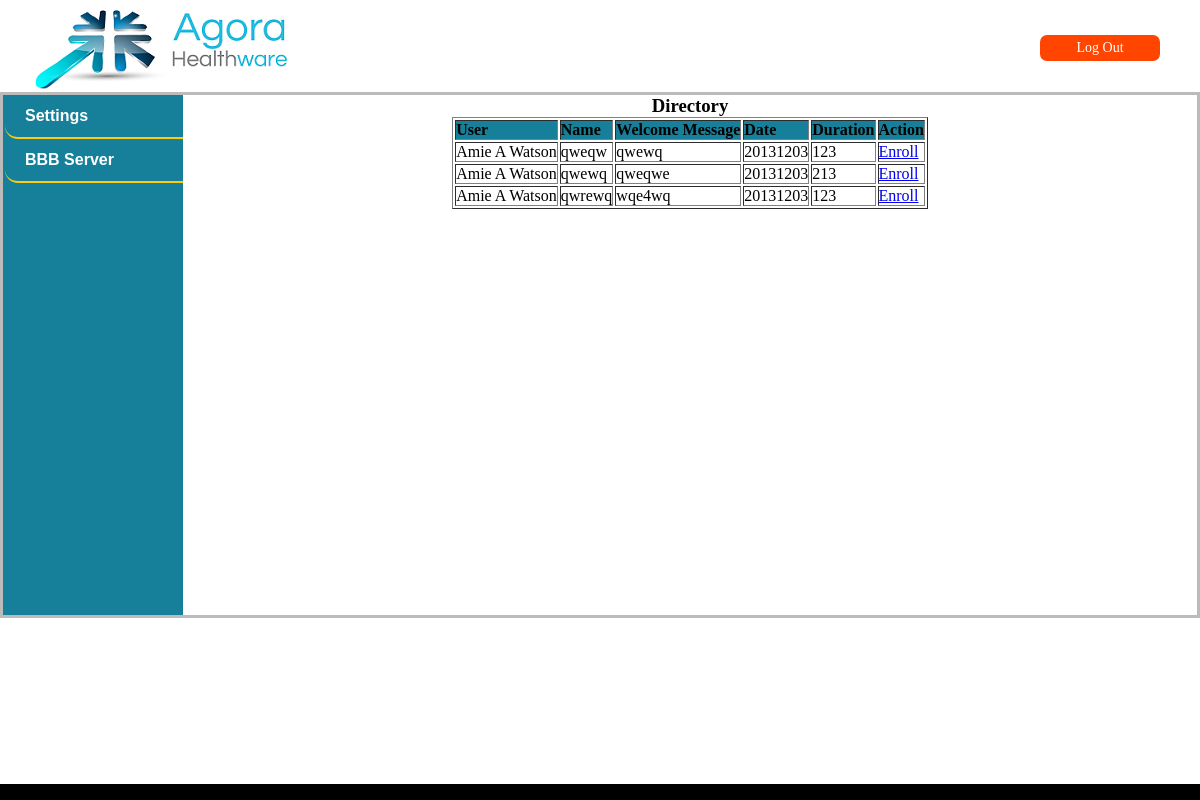
The page /join_requests.php (signed in) on the database as committed earlier.
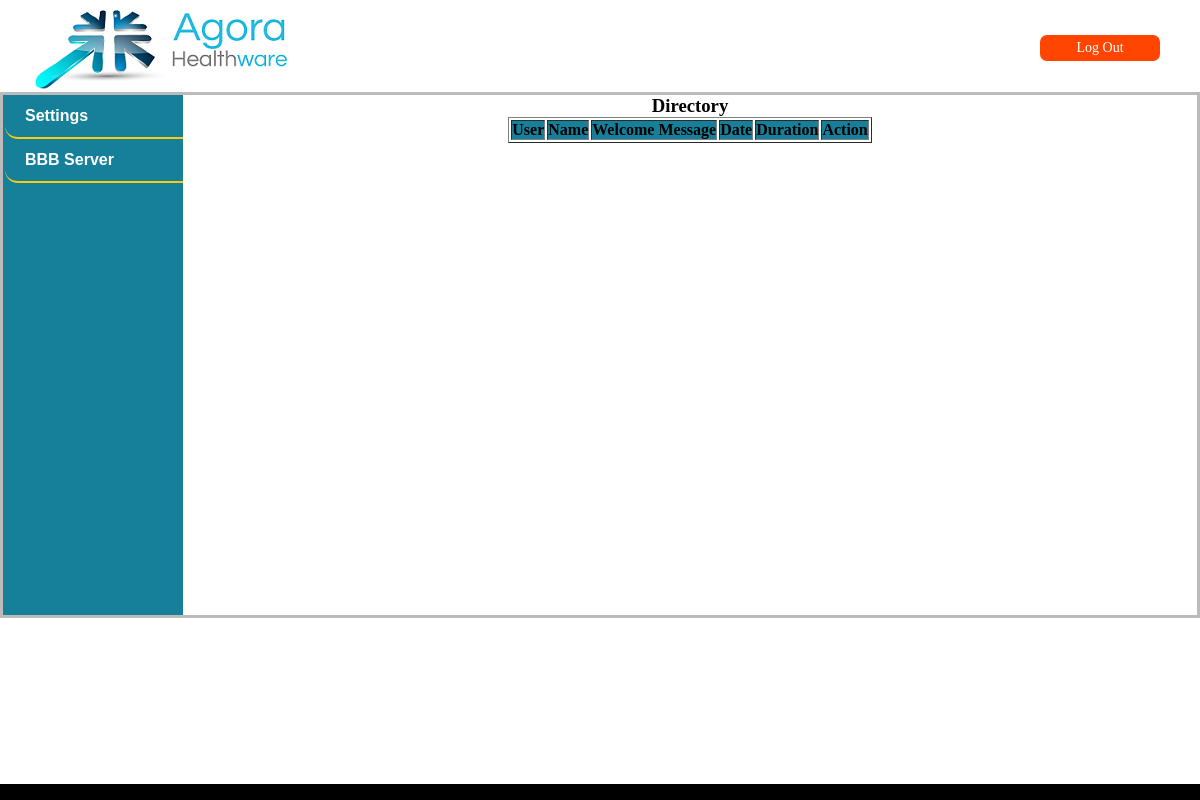
The same page on the database as committed later.
### tables this page shows
CREATE TABLE `meetings` (
  `id` int(11) NOT NULL AUTO_INCREMENT,
  `server_id` int(11) DEFAULT NULL,
  `owner_id` int(11) DEFAULT NULL,
  `owner_type` varchar(255) DEFAULT NULL,
  `meetingid` varchar(255) DEFAULT NULL,
  `name` varchar(255) DEFAULT NULL,
  `attendee_password` varchar(255) DEFAULT NULL,
  `moderator_password` varchar(255) DEFAULT NULL,
  `welcome_msg` varchar(255) DEFAULT NULL,
  `logout_url` varchar(255) DEFAULT NULL,
  `voice_bridge` varchar(255) DEFAULT NULL,
  `dial_number` varchar(255) DEFAULT NULL,
  `max_participants` int(11) DEFAULT NULL,
  `private` tinyint(1) DEFAULT '0',
  `created_at` datetime DEFAULT NULL,
  `updated_at` datetime DEFAULT NULL,
  `external` tinyint(1) DEFAULT '0',
  `param` varchar(255) DEFAULT NULL,
  `record` varchar(10) DEFAULT NULL,
  `duration` int(11) DEFAULT '0',
  `meeting_date` int(8) DEFAULT NULL,
  `speaker` varchar(255) DEFAULT NULL,
  `topic` varchar(255) DEFAULT NULL,
  `status` varchar(50) DEFAULT NULL,
  `meeting_time` varchar(10) DEFAULT NULL,
  `slide` varchar(255) DEFAULT NULL,
  PRIMARY KEY (`id`),
  UNIQUE KEY `index_bigbluebutton_rooms_on_meetingid` (`meetingid`),
  UNIQUE KEY `index_bigbluebutton_rooms_on_voice_bridge` (`voice_bridge`),
  KEY `index_bigbluebutton_rooms_on_server_id` (`server_id`)
);

CREATE TABLE `users` (
  `id` int(11) NOT NULL AUTO_INCREMENT,
  `login` varchar(255) DEFAULT NULL,
  `email` varchar(255) DEFAULT NULL,
  `password` varchar(40) DEFAULT NULL,
  `full_name` varchar(255) DEFAULT NULL,
  `user_type` varchar(255) DEFAULT NULL,
  PRIMARY KEY (`id`)
);

### classes/DBAccess.php (called while the page is built, shortened)
<?php
    class DBAccess{
        public function getJoinRequests($owner_id){
            $sql="select a.*,b.full_name from meetings a,users b where a.status='active' and a.owner_id=b.id and owner_id<>".$owner_id;
            $sql=$sql." and a.id not in (select meeting_id from invitations where user_id=".$owner_id.")";
            return(mysql_query($sql));
        }
    }
?>

### join_requests.php (the view, shortened to what this page needs)
<?php
    require_once('classes/DBAccess.php');
    $dbAccess= new DBAccess();
    $result=$dbAccess->getJoinRequests($_SESSION['owner_id']);
?>
<!doctype html>
<html lang="en">
    <head>
        <link rel="stylesheet" type="text/css" href="css/Style.css"/>
        <link rel="stylesheet" href="http://code.jquery.com/ui/1.9.1/themes/base/jquery-ui.css" />
        <link rel="stylesheet" type="text/css" href="css/jquery.alerts.css" media="screen" />
        <link rel="stylesheet" type="text/css" href="css/rhd.css"/>
    </head>
    <body onLoad="changeHashOnLoad();" >
        <?php include_once 'assets/main/HeaderNew.php'; ?>
        <?php include_once 'assets/main/LeftSideNew.php'; ?>
        <div id="rightform">
            <h3 style="text-align: center;">Directory</h3>
            <table align="center" class="rightform" border="1">
            <tr><th>User</th><th>Name</th><th>Welcome Message</th><th>Date</th><th>Duration</th><th>Action</th></tr>
            <?php
                while($row=mysql_fetch_array($result)){
                    echo "<tr>";
                    echo "<td>".$row['full_name']."</td>";
                    echo "<td>".$row['name']."</td>";
                    echo "<td>".$row['welcome_msg']."</td>";
                    echo "<td>".$row['meeting_date']."</td>";
                    echo "<td>".$row['duration']."</td>";
                        echo "<td><a href='enroll.php?meeting_id=".$row['id']."'>Enroll</a></td>";
                    echo "</tr>";
                }
            ?>
            </table>
        </div>
        <?php include_once 'assets/main/FooterNew.php'; ?>
    </body>
    </html>

### assets/main/HeaderNew.php (shortened to what this page needs)
<div id="topdiv">
<div id="Container">
<div id="top">
    <div id="logo"></div>
    <div id="logout">
        <form method="GET" action="logout.php?logout=1">
            <input type="submit" class="Btn" value="Log Out" />
        </form>
    </div>
</div>
</div>
</div>

### assets/main/LeftSideNew.php (shortened to what this page needs)
<div id="content">
<div id="leftside">
<div class="menue" onmouseover="this.className">
<?php if($_SESSION['user_type'] == "admin") { ?>
    <div class="leftmenu"><div class="tt"> <a href="settings.php" id="repRfq">Settings</a> </div></div>
<?php } ?>
<?php if($_SESSION['user_type'] == "admin") { ?>
<div class="leftmenu"><div class="tt"> <a href="server.php" id="repRfq">BBB Server</a> </div></div>
<?php } ?>
</div>
</div>

### assets/main/FooterNew.php
<div id="bottomdiv">
</div>

### css/Style.css (style rules this page uses)
* { margin: 0px; padding: 0px; }
#top { height: 82px; margin-top: 10px; }
#logo { background-image: url('../images/Logo_1.png'); height:83px; width: 309px; margin-left: 35px; float: left; background-repeat:no-repeat; }
#logout { float: right; padding-right: 40px; padding-top: 25px; }
.Btn { border-radius: 7px; display: block; text-align: center; background-color: orangered; width: 120px; height: 26px; color: white; font-size: 14px; font-family: Tahoma; border-style: hidden; }
#content { height: 520px; border-style: solid; border-color: #BBBBBB; }
#leftside { overflow: hidden; float: left; width: 180px; height: 520px; background-color:#16809A; }
.menue { margin-top: 0px; margin-left: 2px; text-align: left; }
.leftmenu { height: 42px; display: block; width: 180px; border-bottom-style: solid; border-width: 5px; border-color: #ffc90e; border-bottom-left-radius: 13px; border-width: 2px; line-height: 42px; margin-top:0px; }
.tt a { display: block; text-decoration: none; font-weight:bold; color: white; font-family:arial; width: 230px; padding-left:20px; height: 42px; text-align: left; }
#rightform { height: 520px; color:#000; background-color: #fff; text-align: center; }
.rightform { text-align: left; min-width: 30%; margin: 0px auto; }
th { background-color: #16809A; }

### css/rhd.css (style rules this page uses)
div#bottomdiv { position:fixed; bottom:0px; left:0px; width:100%; color:#CCC; background:black; padding:8px; }
div#topdiv { top:0px; left:0px; width:100%; color:#CCC; background:white; padding:0px; }

Rows that differ between the two databases and show on the page:
removed meetings: users.full_name "Amie A Watson", name "qweqw", welcome_msg "qwewq", meeting_date "20131203", duration "123"
removed meetings: users.full_name "Amie A Watson", name "qwewq", welcome_msg "qweqwe", meeting_date "20131203", duration "213"
removed meetings: users.full_name "Amie A Watson", name "qwrewq", welcome_msg "wqe4wq", meeting_date "20131203", duration "123"
